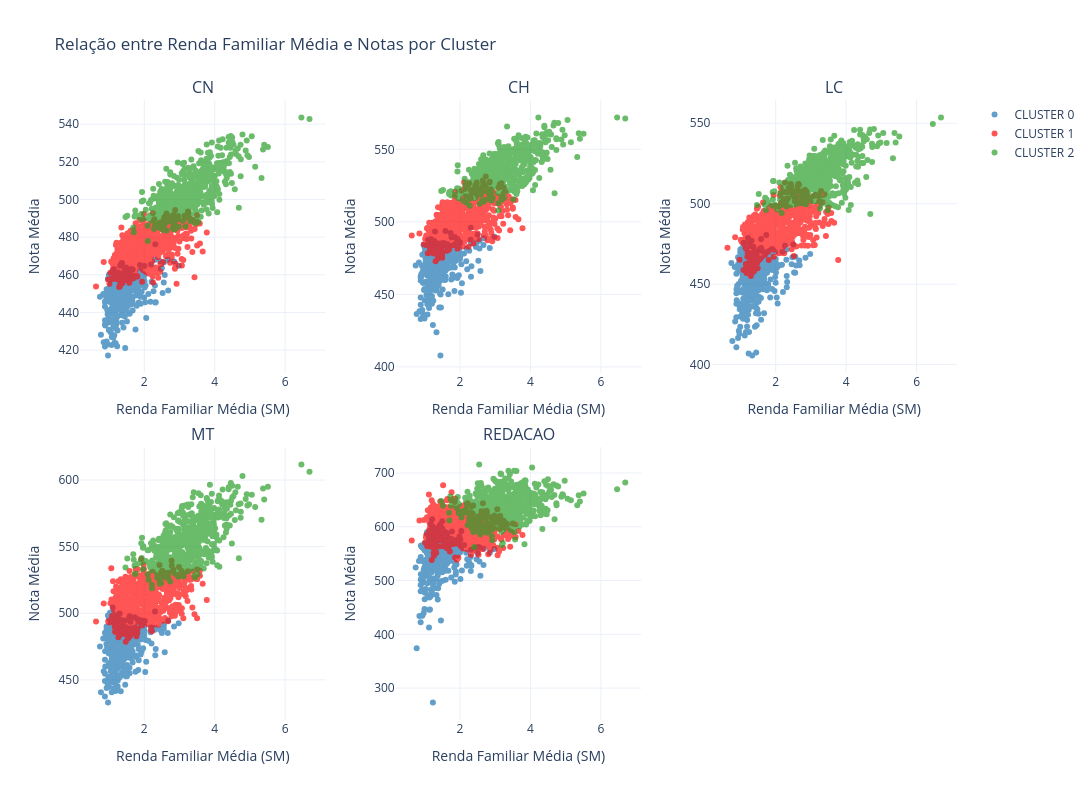

This figure's notebook cell:
### Code cell
renda_col = "RENDA_FAMILIAR_SM_MEDIA"

titulos = [c.replace("NU_NOTA_", "").replace("_MEDIA", "") for c in colunas_notas]

fig = make_subplots(
    rows=2,
    cols=3,
    subplot_titles=titulos + [""],
    horizontal_spacing=0.08,
    vertical_spacing=0.12
)

for i, coluna in enumerate(colunas_notas):
    row = i // 3 + 1
    col = i % 3 + 1

    for cluster in sorted(df["CLUSTER"].unique()):
        dados = df[df["CLUSTER"] == cluster]

        fig.add_trace(
            go.Scatter(
                x=dados[renda_col],
                y=dados[coluna],
                mode="markers",
                marker=dict(size=6, color=cores_cluster.get(cluster)),
                opacity=0.7,
                name=f"CLUSTER {cluster}",
                showlegend=(i == 0),

                customdata=dados[["NO_MUNICIPIO_PROVA", "UF"]],
                hovertemplate=(
                    "Município: %{customdata[0]} (%{customdata[1]})<br>"
                    "Renda: %{x:.2f}<br>"
                    "Nota: %{y:.2f}<br>"
                    "Cluster: " + str(cluster) +
                    "<extra></extra>"
                )
            ),
            row=row,
            col=col
        )

    fig.update_xaxes(title_text="Renda Familiar Média (SM)", row=row, col=col)
    fig.update_yaxes(title_text="Nota Média", row=row, col=col)

fig.update_layout(
    title="Relação entre Renda Familiar Média e Notas por Cluster",
    height=800,
    width=1200,
    template="plotly_white"
)

fig.show()

### Figure 1 — Plotly figure (JSON) as saved in the notebook; plotly's stock layout.template omitted (floating-point values rounded to 4 significant figures; data arrays with more than 128 entries replaced by an {"elided": "..."} marker saying what was removed)
{"data": [{"customdata": {"elided": "425x2 str values"}, "hovertemplate": "Município: %{customdata[0]} (%{customdata[1]})<br>Renda: %{x:.2f}<br>Nota: %{y:.2f}<br>Cluster: 0<extra></extra>", "marker": {"color": "#1f77b4", "size": 6}, "mode": "markers", "name": "CLUSTER 0", "opacity": 0.7, "showlegend": true, "type": "scatter", "x": {"elided": "425 float values"}, "xaxis": "x", "y": {"elided": "425 float values"}, "yaxis": "y"}, {"customdata": {"elided": "695x2 str values"}, "hovertemplate": "Município: %{customdata[0]} (%{customdata[1]})<br>Renda: %{x:.2f}<br>Nota: %{y:.2f}<br>Cluster: 1<extra></extra>", "marker": {"color": "#ff0e0e", "size": 6}, "mode": "markers", "name": "CLUSTER 1", "opacity": 0.7, "showlegend": true, "type": "scatter", "x": {"elided": "695 float values"}, "xaxis": "x", "y": {"elided": "695 float values"}, "yaxis": "y"}, {"customdata": {"elided": "592x2 str values"}, "hovertemplate": "Município: %{customdata[0]} (%{customdata[1]})<br>Renda: %{x:.2f}<br>Nota: %{y:.2f}<br>Cluster: 2<extra></extra>", "marker": {"color": "#2ca02c", "size": 6}, "mode": "markers", "name": "CLUSTER 2", "opacity": 0.7, "showlegend": true, "type": "scatter", "x": {"elided": "592 float values"}, "xaxis": "x", "y": {"elided": "592 float values"}, "yaxis": "y"}, {"customdata": {"elided": "425x2 str values"}, "hovertemplate": "Município: %{customdata[0]} (%{customdata[1]})<br>Renda: %{x:.2f}<br>Nota: %{y:.2f}<br>Cluster: 0<extra></extra>", "marker": {"color": "#1f77b4", "size": 6}, "mode": "markers", "name": "CLUSTER 0", "opacity": 0.7, "showlegend": false, "type": "scatter", "x": {"elided": "425 float values"}, "xaxis": "x2", "y": {"elided": "425 float values"}, "yaxis": "y2"}, {"customdata": {"elided": "695x2 str values"}, "hovertemplate": "Município: %{customdata[0]} (%{customdata[1]})<br>Renda: %{x:.2f}<br>Nota: %{y:.2f}<br>Cluster: 1<extra></extra>", "marker": {"color": "#ff0e0e", "size": 6}, "mode": "markers", "name": "CLUSTER 1", "opacity": 0.7, "showlegend": false, "type": "scatter", "x": {"elided": "695 float values"}, "xaxis": "x2", "y": {"elided": "695 float values"}, "yaxis": "y2"}, {"customdata": {"elided": "592x2 str values"}, "hovertemplate": "Município: %{customdata[0]} (%{customdata[1]})<br>Renda: %{x:.2f}<br>Nota: %{y:.2f}<br>Cluster: 2<extra></extra>", "marker": {"color": "#2ca02c", "size": 6}, "mode": "markers", "name": "CLUSTER 2", "opacity": 0.7, "showlegend": false, "type": "scatter", "x": {"elided": "592 float values"}, "xaxis": "x2", "y": {"elided": "592 float values"}, "yaxis": "y2"}, {"customdata": {"elided": "425x2 str values"}, "hovertemplate": "Município: %{customdata[0]} (%{customdata[1]})<br>Renda: %{x:.2f}<br>Nota: %{y:.2f}<br>Cluster: 0<extra></extra>", "marker": {"color": "#1f77b4", "size": 6}, "mode": "markers", "name": "CLUSTER 0", "opacity": 0.7, "showlegend": false, "type": "scatter", "x": {"elided": "425 float values"}, "xaxis": "x3", "y": {"elided": "425 float values"}, "yaxis": "y3"}, {"customdata": {"elided": "695x2 str values"}, "hovertemplate": "Município: %{customdata[0]} (%{customdata[1]})<br>Renda: %{x:.2f}<br>Nota: %{y:.2f}<br>Cluster: 1<extra></extra>", "marker": {"color": "#ff0e0e", "size": 6}, "mode": "markers", "name": "CLUSTER 1", "opacity": 0.7, "showlegend": false, "type": "scatter", "x": {"elided": "695 float values"}, "xaxis": "x3", "y": {"elided": "695 float values"}, "yaxis": "y3"}, {"customdata": {"elided": "592x2 str values"}, "hovertemplate": "Município: %{customdata[0]} (%{customdata[1]})<br>Renda: %{x:.2f}<br>Nota: %{y:.2f}<br>Cluster: 2<extra></extra>", "marker": {"color": "#2ca02c", "size": 6}, "mode": "markers", "name": "CLUSTER 2", "opacity": 0.7, "showlegend": false, "type": "scatter", "x": {"elided": "592 float values"}, "xaxis": "x3", "y": {"elided": "592 float values"}, "yaxis": "y3"}, {"customdata": {"elided": "425x2 str values"}, "hovertemplate": "Município: %{customdata[0]} (%{customdata[1]})<br>Renda: %{x:.2f}<br>Nota: %{y:.2f}<br>Cluster: 0<extra></extra>", "marker": {"color": "#1f77b4", "size": 6}, "mode": "markers", "name": "CLUSTER 0", "opacity": 0.7, "showlegend": false, "type": "scatter", "x": {"elided": "425 float values"}, "xaxis": "x4", "y": {"elided": "425 float values"}, "yaxis": "y4"}, {"customdata": {"elided": "695x2 str values"}, "hovertemplate": "Município: %{customdata[0]} (%{customdata[1]})<br>Renda: %{x:.2f}<br>Nota: %{y:.2f}<br>Cluster: 1<extra></extra>", "marker": {"color": "#ff0e0e", "size": 6}, "mode": "markers", "name": "CLUSTER 1", "opacity": 0.7, "showlegend": false, "type": "scatter", "x": {"elided": "695 float values"}, "xaxis": "x4", "y": {"elided": "695 float values"}, "yaxis": "y4"}, {"customdata": {"elided": "592x2 str values"}, "hovertemplate": "Município: %{customdata[0]} (%{customdata[1]})<br>Renda: %{x:.2f}<br>Nota: %{y:.2f}<br>Cluster: 2<extra></extra>", "marker": {"color": "#2ca02c", "size": 6}, "mode": "markers", "name": "CLUSTER 2", "opacity": 0.7, "showlegend": false, "type": "scatter", "x": {"elided": "592 float values"}, "xaxis": "x4", "y": {"elided": "592 float values"}, "yaxis": "y4"}, {"customdata": {"elided": "425x2 str values"}, "hovertemplate": "Município: %{customdata[0]} (%{customdata[1]})<br>Renda: %{x:.2f}<br>Nota: %{y:.2f}<br>Cluster: 0<extra></extra>", "marker": {"color": "#1f77b4", "size": 6}, "mode": "markers", "name": "CLUSTER 0", "opacity": 0.7, "showlegend": false, "type": "scatter", "x": {"elided": "425 float values"}, "xaxis": "x5", "y": {"elided": "425 float values"}, "yaxis": "y5"}, {"customdata": {"elided": "695x2 str values"}, "hovertemplate": "Município: %{customdata[0]} (%{customdata[1]})<br>Renda: %{x:.2f}<br>Nota: %{y:.2f}<br>Cluster: 1<extra></extra>", "marker": {"color": "#ff0e0e", "size": 6}, "mode": "markers", "name": "CLUSTER 1", "opacity": 0.7, "showlegend": false, "type": "scatter", "x": {"elided": "695 float values"}, "xaxis": "x5", "y": {"elided": "695 float values"}, "yaxis": "y5"}, {"customdata": {"elided": "592x2 str values"}, "hovertemplate": "Município: %{customdata[0]} (%{customdata[1]})<br>Renda: %{x:.2f}<br>Nota: %{y:.2f}<br>Cluster: 2<extra></extra>", "marker": {"color": "#2ca02c", "size": 6}, "mode": "markers", "name": "CLUSTER 2", "opacity": 0.7, "showlegend": false, "type": "scatter", "x": {"elided": "592 float values"}, "xaxis": "x5", "y": {"elided": "592 float values"}, "yaxis": "y5"}], "layout": {"annotations": [{"font": {"size": 16}, "showarrow": false, "text": "CN", "x": 0.14, "xanchor": "center", "xref": "paper", "y": 1, "yanchor": "bottom", "yref": "paper"}, {"font": {"size": 16}, "showarrow": false, "text": "CH", "x": 0.5, "xanchor": "center", "xref": "paper", "y": 1, "yanchor": "bottom", "yref": "paper"}, {"font": {"size": 16}, "showarrow": false, "text": "LC", "x": 0.86, "xanchor": "center", "xref": "paper", "y": 1, "yanchor": "bottom", "yref": "paper"}, {"font": {"size": 16}, "showarrow": false, "text": "MT", "x": 0.14, "xanchor": "center", "xref": "paper", "y": 0.44, "yanchor": "bottom", "yref": "paper"}, {"font": {"size": 16}, "showarrow": false, "text": "REDACAO", "x": 0.5, "xanchor": "center", "xref": "paper", "y": 0.44, "yanchor": "bottom", "yref": "paper"}], "height": 800, "title": {"text": "Relação entre Renda Familiar Média e Notas por Cluster"}, "width": 1200, "xaxis": {"anchor": "y", "domain": [0, 0.28], "title": {"text": "Renda Familiar Média (SM)"}}, "xaxis2": {"anchor": "y2", "domain": [0.36, 0.64], "title": {"text": "Renda Familiar Média (SM)"}}, "xaxis3": {"anchor": "y3", "domain": [0.72, 1], "title": {"text": "Renda Familiar Média (SM)"}}, "xaxis4": {"anchor": "y4", "domain": [0, 0.28], "title": {"text": "Renda Familiar Média (SM)"}}, "xaxis5": {"anchor": "y5", "domain": [0.36, 0.64], "title": {"text": "Renda Familiar Média (SM)"}}, "xaxis6": {"anchor": "y6", "domain": [0.72, 1]}, "yaxis": {"anchor": "x", "domain": [0.56, 1], "title": {"text": "Nota Média"}}, "yaxis2": {"anchor": "x2", "domain": [0.56, 1], "title": {"text": "Nota Média"}}, "yaxis3": {"anchor": "x3", "domain": [0.56, 1], "title": {"text": "Nota Média"}}, "yaxis4": {"anchor": "x4", "domain": [0, 0.44], "title": {"text": "Nota Média"}}, "yaxis5": {"anchor": "x5", "domain": [0, 0.44], "title": {"text": "Nota Média"}}, "yaxis6": {"anchor": "x6", "domain": [0, 0.44]}}}
